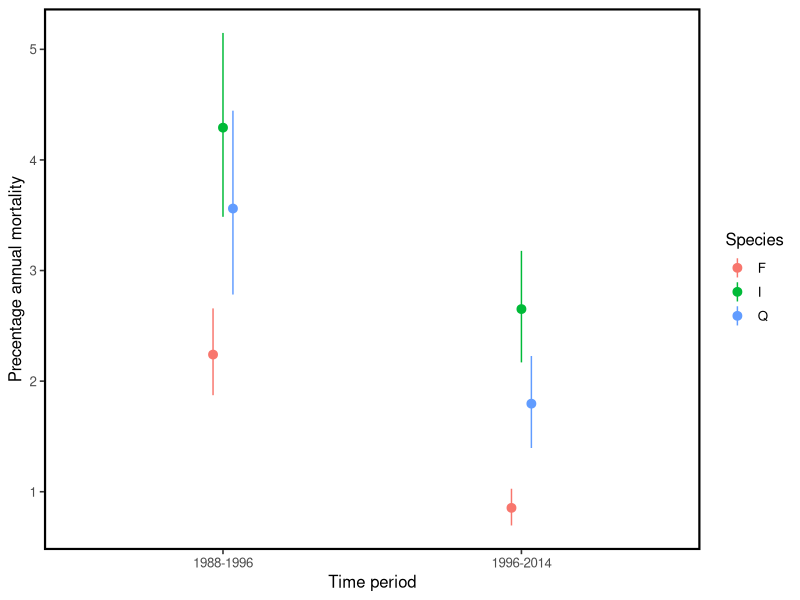

This figure's R source: (Note: this script raises an error after producing the figure.)
#script to produce summary of mortality and recruitment
#for beech, oak and holly for each survey period

rm(list=ls(all=TRUE))
library(ggplot2)
library(plyr)
library(reshape2)

#load data
MR<-read.csv("Data/Dead_size.csv")
head(MR)
MR<-subset(MR,Species=="Q"|Species=="F"|Species=="I")
MR<-subset(MR,!is.na(Dead2))
MR$Dead3<-ifelse(MR$Dead2==1,1,0)#1=dead 0=alive
MR$Recruit<-ifelse(MR$Dead2==2,1,0)


#########################################################
#calculate mortality rate and bootstrapped CIs for this##
#based on Margrove et al 2015 - Impacts of an Extreme 
#Precipitation Event on Dipterocarp Mortality 
#and Habitat Filtering in a Bornean Tropical Rain Forest

#bootstrap of recruitment for beech 
keeps<-c("Year","Species","Dead","Dead3")
Mort<-MR[keeps]
head(Mort)
MR_rows<-unique(Mort[c("Species","Year")])
MR_rows<-MR_rows[with(MR_rows, order(Species,Year)), ]

#run a loop to get bootstrap CIs for each of these estimates
Mort_boot<-NULL
Boot_results<-NULL
Species_un<-unique(MR_rows$Species)
Years_un<-sort(unique(MR_rows$Year))
for (k in 1:length(Species_un)){
  Mort2<-subset(Mort,Species==Species_un[k])
  for (i in 2:length(Years_un)){
  Mort_boot2<-NULL
  N0<-subset(Mort2,Year==Years_un[i-1])
  N1<-subset(Mort2,Year==Years_un[i])
  for (j in 1:10000){
    N0_alive<-nrow(N0)-sum(N0$Dead,na.rm = T)
    Mort_sample<-sample(N1$Dead3,size=N0_alive,replace = T)
    T<-Years_un[i]-Years_un[i-1]
    Val<-1-(((N0_alive-sum(Mort_sample))/N0_alive)^(1/T))
    Mort_boot2<-rbind(Val,Mort_boot2) 
  }
  Mort_boot<-data.frame(Period=as.character(paste(Years_un[i-1],"-",Years_un[i],sep="")),
                        Species=as.character(Species_un[k]),
                        Mort=quantile(Mort_boot2,probs = c(0.025,0.5,0.975))[2],
                        Mort_UCI=quantile(Mort_boot2,probs = c(0.025,0.5,0.975))[3],
                        Mort_LCI=quantile(Mort_boot2,probs = c(0.025,0.5,0.975))[1])
  Boot_results<-rbind(Mort_boot,Boot_results)
}
}

Boot_results$Period2<-factor(Boot_results$Period,c("1964-1984","1984-1988","1988-1996","1996-2014"))

#plot bootstrapped mortality estimates
theme_set(theme_bw(base_size=12))
Mort_plot<-ggplot(Boot_results,aes(x=Period2,y=Mort*100,ymax=Mort_UCI*100,ymin=Mort_LCI*100,colour=Species))+geom_pointrange(position=position_dodge(width=0.1))
Mort_plot2<-Mort_plot+theme(panel.grid.major = element_blank(),panel.grid.minor = element_blank(),panel.border = element_rect(size=1.5,colour="black",fill=NA))
Mort_plot2+ylab("Precentage annual mortality")+xlab("Time period")
ggsave("Figures/Annual_mortality.png",height=4,width=6,dpi=1200,units="in")



#now get recruitment rate
MR2<-subset(MR,Dead3==0)
Rec_summ<-ddply(MR2,.(Year,Species,Recruit),summarize,No=length(Recruit))


#calculate recruitment per species per period
Rec_species2<-NULL
Rec_rows<-unique(Rec_summ[c("Species")])
for (i in 1:nrow(Rec_rows)){
  Rec_species<-subset(Rec_summ,Species==Rec_rows$Species[1])
  Rec_species$RR<-NA
  Years<-unique(Rec_species$Year)
  for (y in 3:nrow(Rec_species)){
    if (Rec_species$Recruit[y]==1){
      T<-(Rec_species$Year[y]-Rec_species$Year[y-3])
      Rec_species$MR[y]<-1-(((Rec_species$No[y-3]-Rec_species$No[y])/Rec_species$No[y-3])^(1/T))
    }
  }
  Rec_species2<-rbind(Rec_species,Rec_species2)
}


####
#bootstrap of recruitment for beech 
keeps<-c("Year","Species","Dead","Recruit")
Rec<-MR[keeps]
head(Rec)
Rec_rows<-unique(Rec[c("Species","Year")])
Rec_rows<-Rec_rows[with(Rec_rows, order(Species,Year)), ]



Mort_boot<-NULL


Boot_results<-NULL
Species_un<-unique(Rec_rows$Species)
Years_un<-sort(unique(Rec_rows$Year))
for (k in 1:length(Species_un)){
  Rec2<-subset(Rec,Species==Species_un[k])
  for (i in 2:length(Years_un)){
    Rec_boot2<-NULL
    N0<-subset(Rec2,Year==Years_un[i-1])#number alive at time step 0
    N1<-subset(Rec2,Year==Years_un[i]) #number of recruits at time step 1
    for (j in 1:10000){
      N0_alive<-nrow(N0)-sum(N0$Dead,na.rm = T)
      Rec_sample<-sample(N1$Recruit,size=N0_alive,replace = T)
      T<-Years_un[i]-Years_un[i-1]
      Val<-1-(((N0_alive-sum(Rec_sample))/N0_alive)^(1/T))
      Rec_boot2<-rbind(Val,Rec_boot2) 
    }
    Rec_boot<-data.frame(Period=as.character(paste(Years_un[i-1],"-",Years_un[i],sep="")),
                          Species=as.character(Species_un[k]),
                          Mort=quantile(Rec_boot2,probs = c(0.025,0.5,0.975))[2],
                          Mort_UCI=quantile(Rec_boot2,probs = c(0.025,0.5,0.975))[3],
                          Mort_LCI=quantile(Rec_boot2,probs = c(0.025,0.5,0.975))[1])
    Boot_results<-rbind(Rec_boot,Boot_results)
  }
}

head(Boot_results)
